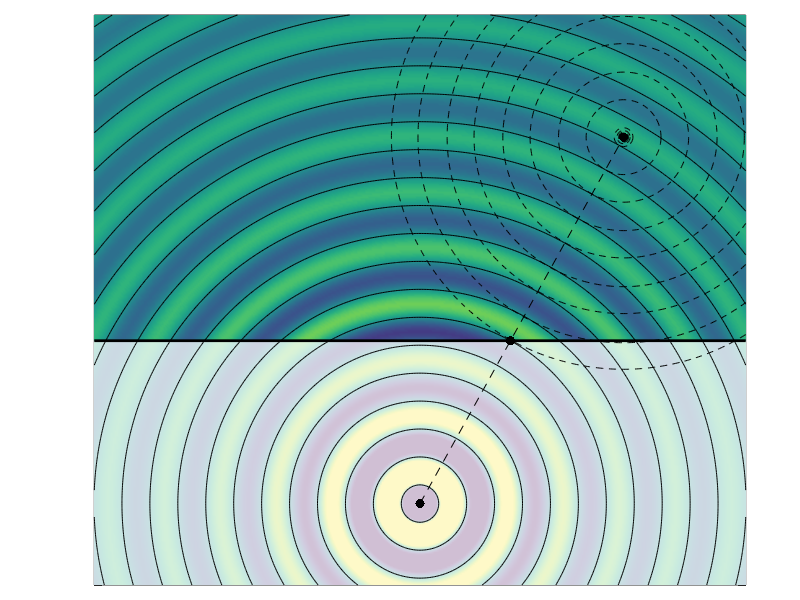

Write the MATLAB code that produced this figure. (Note: this script raises an error after producing the figure.)
clear
close all

dx = 1e-2;
w = 2*pi*1e3;
c = 343.1;
k = w / c;

xr = [1.25 , 1.25];
xs = [0,-1];
x0 = [(xr(1)-xs(1))/(1+abs(xr(2)/xs(2)))+xs(1), 0];
x = (-2:dx:2)';
y = (-1.5:dx:2)';
[X,Y] = meshgrid(x,y);
r = sqrt( (X-xs(1)).^2 + (Y-xs(2)).^2 );

angle_0 = 1i*(k*sqrt( sum( (x0-xs).^2 ) )+pi/2);
field = exp( -1i*k*r + angle_0)./r;

angle_1 = -1i*k*sqrt( sum((x0-xs).^2) )  + angle_0 ;
angle_2 = -1i*k*sqrt( sum((x0-xr).^2) );
r2 = sqrt( (X-xr(1)).^2+(Y-xr(2)).^2);
field2 = exp(-1i*k*r2 - angle_1 - angle_2 )./r2;
%%
x_ax = -1.5;
fig = figure('Units','points','Position',[200,200,400,330]);
p = axes('Units','normalized','Position',[0.05 0.025 .95 .95 ]);
p1 = pcolor(x,y,real(field));
set(p1, 'EdgeColor', 'white');
shading interp
axis equal tight
caxis([-1,1]*1e0*1.5);
hold on
fill([x(1), x(end),x(end),x(1)],[y(1),y(1),0,0],[1 1 1]*1,'EdgeColor','none','FaceAlpha',0.75);
fill([x(1), x(end),x(end),x(1)],[0,0,y(end),y(end)],[1 1 1]*1,'EdgeColor','none','FaceAlpha',0);

plot(xs(1),xs(2),'.k','MarkerSize',20)
plot(xr(1),xr(2),'.k','MarkerSize',20)
plot(x0(1),x0(2),'.k','MarkerSize',20)

pcolor_ax =(gca);
cRange = caxis;
[C,~]= contour( x, y , real(field), [ 0 0 ], '-k');
field2(r2>sqrt(sum((xr-x0).^2))+10*dx)=nan;

[C2,~]= contour( x, y , real(field2), '--k');
set(gca,...
'XTickLabel','','YTickLabel','');
line([xs(1),xr(1)],[xs(2),xr(2)],'Color','black','LineStyle','--')
line([x(1),x(end)],[0,0],'Color','black','LineStyle','-','LineWidth',2)

headWidth = 5*1.5;
headLength = 5*1.5;
ah = annotation('arrow',...
    'headStyle','cback2','HeadLength',headLength,'HeadWidth',headWidth);
set(ah,'parent',gca);
set(ah,'position',[x(1)-10*dx, 0, x(end)-x(1)+25*dx, 0]);    

ah2 = annotation('arrow',...
    'headStyle','cback2','HeadLength',headLength,'HeadWidth',headWidth);
set(ah2,'parent',gca);
set(ah2,'position',[x_ax, y(1), 0, y(end)-y(1)+15*dx]);  

kxn_p = -(x0(1)-xs(1))/sqrt( sum( (x0-xs).^2 ) );
kyn_p = -(x0(2)-xs(2))/sqrt( sum( (x0-xs).^2 ) );
kxn_g = -(x0(1)-xr(1))/sqrt( sum( (x0-xr).^2 ) );
kyn_g = -(x0(2)-xr(2))/sqrt( sum( (x0-xr).^2 ) );

ftsize = 12;
LineLength = 0.65;
ah3 = annotation('arrow',...
    'headStyle','cback2','HeadLength',headLength,'HeadWidth',headWidth,'LineWidth',1.5);
set(ah3,'parent',gca);
set(ah3,'position',[x0(1), x0(2), LineLength*kxn_p, LineLength*kyn_p]);    
ah4 = annotation('arrow',...
    'headStyle','cback2','HeadLength',headLength,'HeadWidth',headWidth,'LineWidth',1.5);
set(ah4,'parent',gca);
set(ah4,'position',[x0(1), x0(2), LineLength*kxn_g, LineLength*kyn_g]);    
%text(x(end)+0.15,-.1,'$x$',  'Interpreter', 'LaTex' , 'FontSize', ftsize)
%text(x_ax-0.17,y(end)+0.15,'$y$',  'Interpreter', 'LaTex' , 'FontSize', ftsize)

set(gca,'box','off')
color = get(fig,'Color');

set(gca,'XColor',color,'YColor',color,'TickDir','out')
set(gca,'FontName','Times New Roman','FontSize',12);
allAxesInFigure = findall(fig,'type','axes');
b = get(gca,'XTickLabel');
set(allAxesInFigure,'XTickLabel',b,'FontSize',ftsize-2);

set(gcf,'PaperPositionMode','auto');
print( fullfile( '../..','Figures/High_freq_approximations','rayleigh_stat_point' ) ,'-dpng')